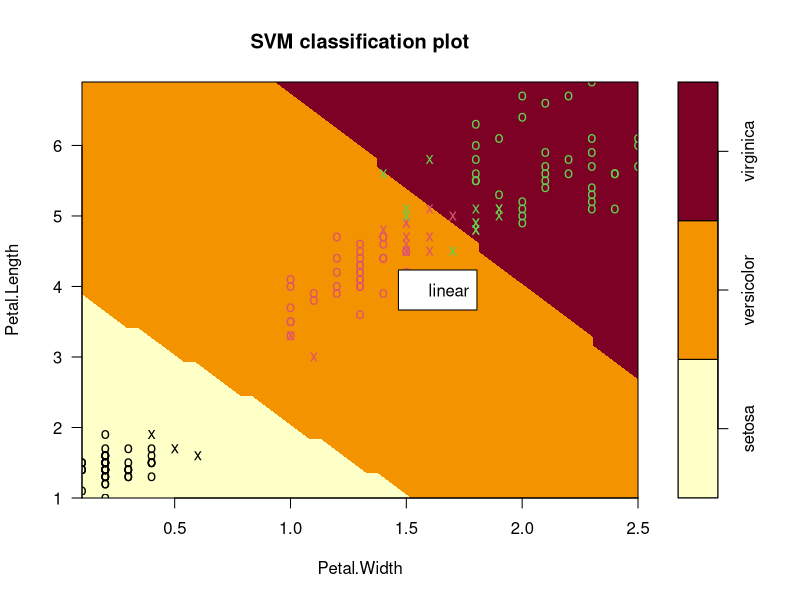
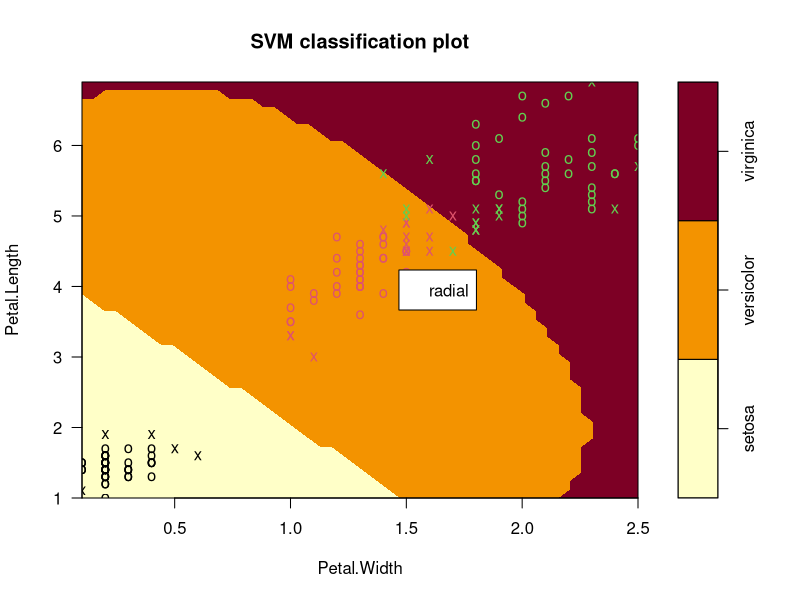

Write R code to recreate these figures, in order.
View(iris)
library(e1071)
library(caTools)
set.seed(100)
s <-  sample.split(iris$Petal.Width,SplitRatio = 0.7) 
library(dplyr)
iris_train <- filter(iris, s== TRUE)
dim(iris_train)
str(iris_train)
iris_test <- filter(iris, s== FALSE)
dim(iris_test)

iris_lin_model <- svm(Species~ Petal.Length+Petal.Width, data=iris, kernel='linear', cost=1)
iris_lin_model
summary(iris_lin_model)

iris_rad_model <- svm(Species~ Petal.Length+Petal.Width, data= iris, kernel= 'radial', cost=1)
summary(iris_rad_model)

plot(iris_lin_model, iris[c(5,3,4)]); legend("center", "linear")
plot(iris_rad_model, iris[c(5,3,4)]); legend("center", "radial")

pred_lin <- predict(iris_lin_model, iris_test)
summary(pred_lin)
library(caret)
confusionMatrix(table(iris_test$Species, pred_lin))

pred_rad <- predict(iris_rad_model, iris_test)
confusionMatrix(iris_test$Species, pred_rad)
#SVM model using linear or radial as kernels gave exactly same results.
df <- pred_lin==iris_test$Species
View(df)
prop.table(df)
prop.table(table(df))
df1 <- pred_rad==iris_test$Species
prop.table(table(df1))
